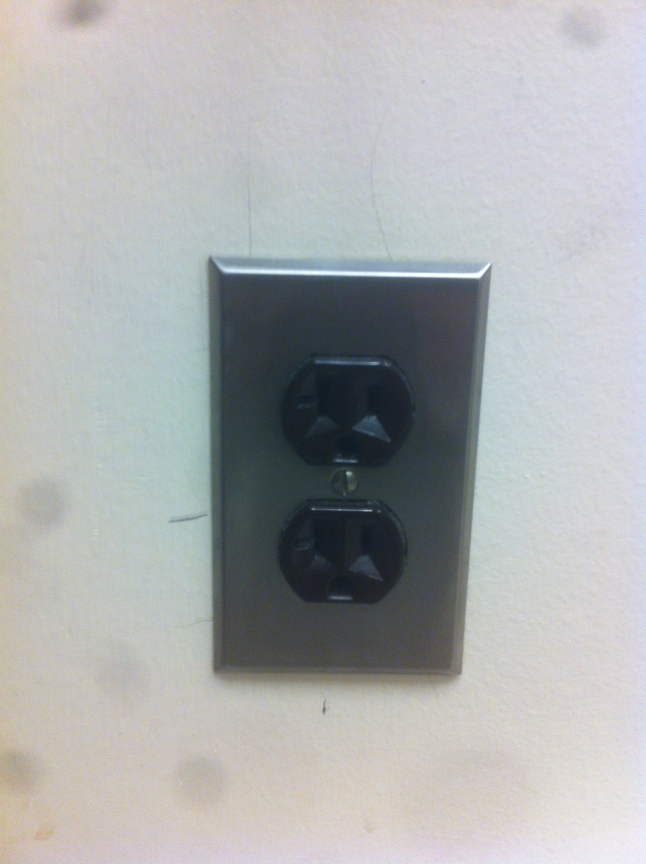
#> input picture PythonOpenCV/SocketTest.jpg, 1936 x 2592 px, given in place of the camera (shown at 1/3 size)
$ python socketDetector.py   (Python 2 division)   (older library calls are emulated)
#> lines starting #> are read from the running program, lines starting #| are printed output that depends on the picture; after the words box and inside, x2 and y2 are one past the last pixel; in counts of white or black regions, pixels touching at a corner belong together
#> further down, frame is the input picture: shape (2592, 1936, 3); mean B, G, R 175.8, 175.2, 173.1
import numpy as np
import numbers
import cv2
import operator
import serial


###############################
"""
all imports

initialise serial


main()
	keep listening
	if listened ==m
		flag = m
		while flag ==m
			look for socket
				videocapture
				if socket == found
					serialSend stop
					break

end main

##############################

def functionname( parameters ):
   "function_docstring"
   function_suite
   return [expression]

#############################
"""
def look_for_socket(frame,show):
#> called with show = True
	frame = cv2.flip(frame,0)
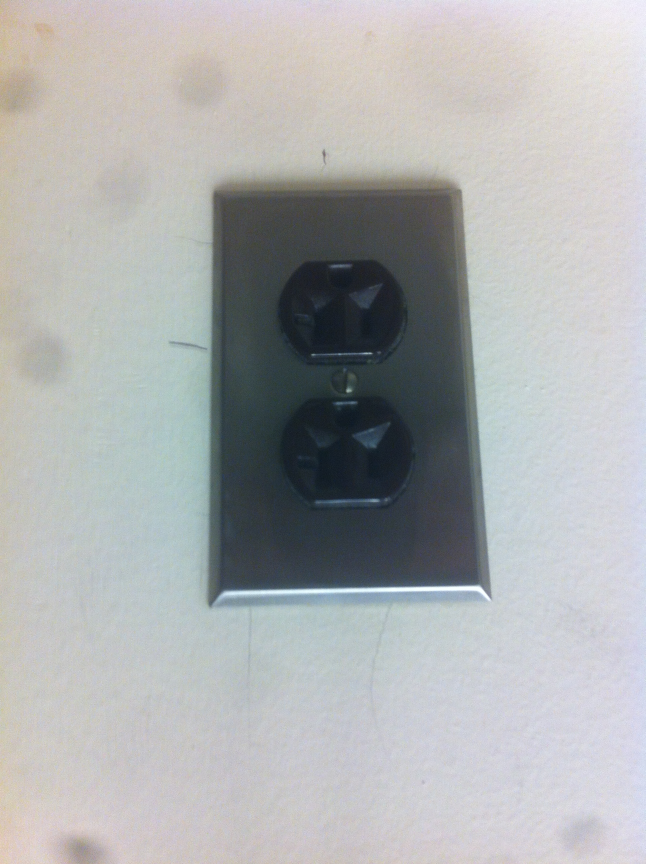
#> frame: shape (2592, 1936, 3) (shown at 1/3 size); mean of channels 0, 1, 2 175.8, 175.2, 173.1; drawn as B, G, R
   	socketDetected = False
   	sampleArray = np.empty((1,1))
	biggest = sampleArray
	max_area =0
	xmin =0
	xmax =0
	ymax =0
	ymin =0

###########PARAMS
	params = cv2.SimpleBlobDetector_Params()

	# Change thresholds
	threshMin =.18
	threshMax =.6


	params.minThreshold = np.round(255*threshMin);
	params.maxThreshold = np.round(255*threshMax);

	# Filter by Area.
	params.filterByArea = True
	params.minArea = 10
	params.maxArea = 7000

	# [16 lines of commented-out code are left out]
	detector = cv2.SimpleBlobDetector_create(params)
###########
	gray = cv2.cvtColor(frame,cv2.COLOR_BGR2GRAY)
	gray = cv2.resize(gray,(0,0), fx=0.5, fy=0.5)
#> gray: shape (1296, 968)

	gray = cv2.GaussianBlur(gray,(3,3),0)
	th2 = cv2.adaptiveThreshold(gray,255,cv2.ADAPTIVE_THRESH_MEAN_C,cv2.THRESH_BINARY,11,10)
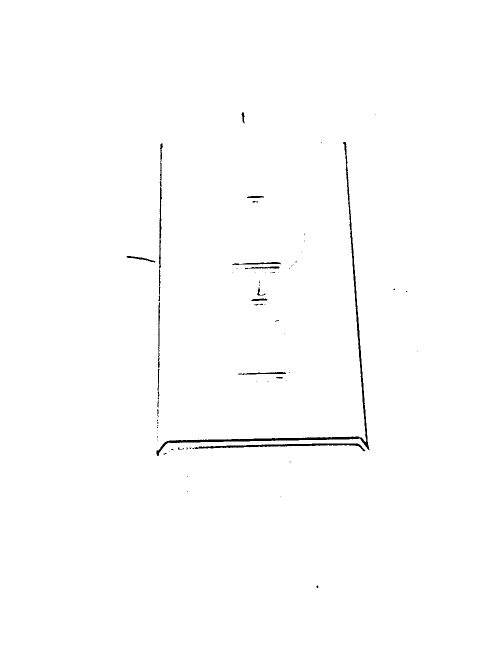
#> th2: shape (1296, 968) (shown at 1/2 size); 99.3% white; 74 black regions (55 under 20 px)
	_,contours,_ = cv2.findContours(th2.copy(),cv2.RETR_TREE,cv2.CHAIN_APPROX_SIMPLE)
#> contours = 80 contours, 57 with area under 20; largest, box (x1, y1, x2, y2) and area: (0, 0, 968, 1296) 1252265, (312, 283, 740, 913) 5228, (388, 886, 732, 904) 1686, (317, 324, 325, 590) 916, (315, 603, 321, 737) 421


	for cnt in contours:
		area = cv2.contourArea(cnt)
		if area>100 and area < 40000:
			peri = cv2.arcLength(cnt,True)
			approx = cv2.approxPolyDP(cnt,0.02*peri,True)
			if area>max_area and len(approx)==4:
				biggest = approx
				biggest_cnt = cnt
				max_area = area
#> this loop made 80 passes
#> (area, peri, biggest, max_area) on passes 62, 78: (259, 153.6, [[559, 534], [550, 538], [489, 537], [504, 533]], 259), (5228.5, 2229.8, [[690, 283], [739, 899], [315, 912], [731, 883]], 5228.5)
#> (area, peri, approx) on passes 16, 35, 36, 44, 65, 68: (1686.5, 733.7, [[731, 901], [388, 895], [715, 886]]), (356.5, 207, [[572, 746], [475, 748]]), (167, 125.9, [[317, 736], [319, 790], [316, 794]]), (421, 285.1, [[318, 603], [317, 736]]), (367.5, 209.8, [[562, 527], [464, 529], [543, 523]]), (253, 129.6, [[252, 513], [284, 514], [311, 523], [301, 524]])
#> after the loop, biggest_cnt = contour of 519 points, box (x1, y1, x2, y2) (312, 283, 740, 913), area 5228; max_area = 5228.5

	gray = cv2.cvtColor(gray,cv2.COLOR_GRAY2RGB)
#> gray: shape (1296, 968, 3)

	if((type(biggest)==type(sampleArray))and(biggest.shape != sampleArray.shape)):
		xmin =0
		xmax =0
		ymax =0
		ymin =0


		cv2.drawContours(gray,biggest,-1,(0,255,0),3)
#> gray: shape (1296, 968, 3); mean B, G, R 174.8, 174.8, 174.8

		max_area = 0
		font = cv2.FONT_HERSHEY_SIMPLEX
		myCentroidx = biggest.item((0,0,0))+biggest.item((1,0,0))+biggest.item((2,0,0))+biggest.item((3,0,0))
#> myCentroidx = 2475
		myCentroidy = biggest.item((0,0,1))+biggest.item((1,0,1))+biggest.item((2,0,1))+biggest.item((3,0,1))
#> myCentroidy = 2977

		x1 = biggest.item((0,0,0))
#> x1 = 690
		x2 = biggest.item((1,0,0))
#> x2 = 739
		x3 = biggest.item((2,0,0))
#> x3 = 315
		x4 = biggest.item((3,0,0))
#> x4 = 731
		xmax = max(x1,x2,x3,x4)
#> xmax = 739
		xmin = min(x1,x2,x3,x4)
#> xmin = 315

		y1 = biggest.item((0,0,1))
#> y1 = 283
		y2 = biggest.item((1,0,1))
#> y2 = 899
		y3 = biggest.item((2,0,1))
#> y3 = 912
		y4 = biggest.item((3,0,1))
#> y4 = 883

		ymax = max(y1,y2,y3,y4)
#> ymax = 912
		ymin = min(y1,y2,y3,y4)
#> ymin = 283


	keypoints = detector.detect(gray)
#> keypoints = 1 keypoints; (x, y, size): (486, 231, 5.3)

	confirmedBlobs =0

	for keyp in keypoints:

		keyX = keyp.pt[0]
		keyY = keyp.pt[1]

		if( keyX<=xmax and keyX>= xmin and keyY<=ymax and keyY>=ymin ):
			confirmedBlobs = confirmedBlobs+1
#> this loop made 1 pass
#> (keyp, keyX, keyY) on pass 1: (keypoint at (485.8, 230.7), size 5.3, 485.8, 230.7)
#> after the loop, confirmedBlobs = 0


	im_with_keypoints = cv2.drawKeypoints(gray, keypoints, np.array([]), (0,0,255), cv2.DRAW_MATCHES_FLAGS_DRAW_RICH_KEYPOINTS)


	if(confirmedBlobs==6):
		socketDetected = True
		cv2.putText(im_with_keypoints,'S',(myCentroidx/4,myCentroidy/4),font,1,(255,0,0),2,cv2.LINE_AA)

	if(show):
		cv2.imshow("image with keypoints",im_with_keypoints)

	return socketDetected;


if __name__ == '__main__':
	#ser = serial.Serial('/dev/ttyACM1', 19200, timeout = 1)
	cap = cv2.VideoCapture(0)
	mouseMode = True
	socketFound = False

	# [4 lines of commented-out code are left out]

	while(mouseMode and (socketFound==False)):
		ret, frame = cap.read()

		socketFound = look_for_socket(frame,True)
#> socketFound = False
		if cv2.waitKey(1) & 0xFF == ord('q'):
#> (key q is pressed here)
            		break
	#serial.write("D")
	print("Socket Found!! press 0 to close")
	cv2.waitKey(0)
	cap.release()
	print('capture released')
	cv2.destroyAllWindows()
	print('everything closed peacefully')

$ run again, on PythonOpenCV/imageWithLines.jpg
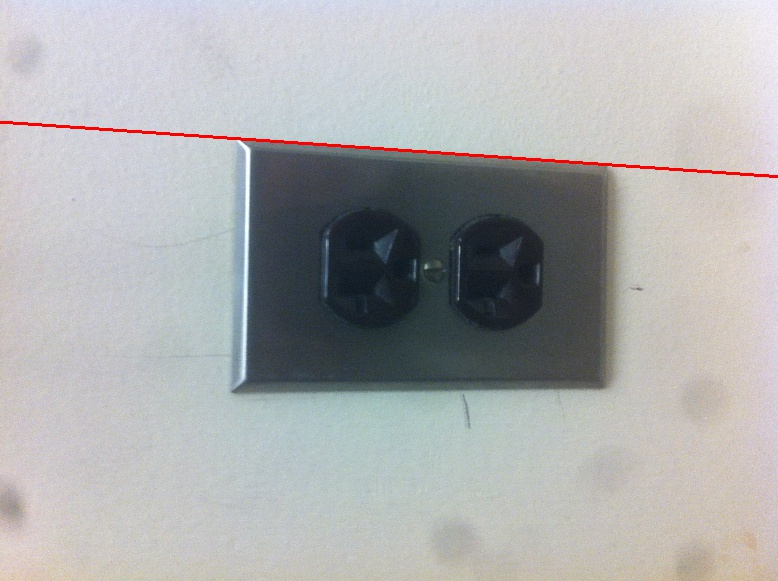
#> input picture PythonOpenCV/imageWithLines.jpg, 778 x 581 px, given in place of the camera
#> frame is the input picture: shape (581, 778, 3); mean B, G, R 174.7, 174.1, 173.4
#> in look_for_socket, `th2 = cv2.adaptiveThreshold(gray,255,cv2.ADAPTIVE_THRESH_MEAN_C,cv2.TH..`:
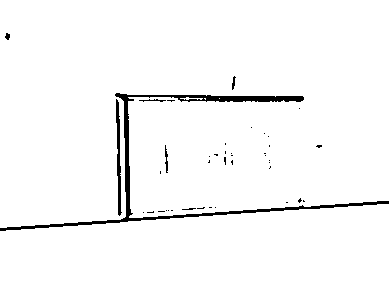
#> th2: shape (290, 389); 97.2% white; 41 black regions (35 under 20 px)
#> contours = 46 contours, 37 with area under 20; largest, box (x1, y1, x2, y2) and area: (0, 0, 389, 228) 80962, (0, 204, 389, 290) 27914, (115, 98, 123, 217) 471, (164, 144, 169, 174) 80, (138, 98, 167, 103) 62
#> the loop in look_for_socket, `for cnt in contours:` made 46 passes
#> (area, peri, biggest, max_area) on pass 1: (27913.5, 930.2, [[388, 204], [0, 231], [0, 289], [388, 289]], 27913.5)
#> after the loop in look_for_socket, `for cnt in contours:`: biggest_cnt = contour of 58 points, box (x1, y1, x2, y2) (0, 204, 389, 290), area 27914; max_area = 27913.5
#> in look_for_socket, `cv2.drawContours(gray,biggest,-1,(0,255,0),3)`:
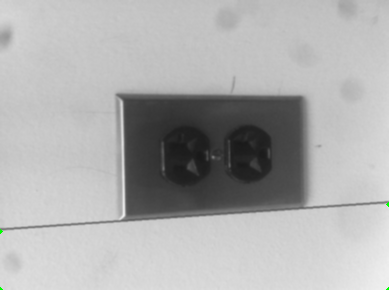
#> gray: shape (290, 389, 3); mean B, G, R 174, 174.1, 174
#> myCentroidx = 776
#> myCentroidy = 1013
#> x1 = 388
#> x2 = 0
#> x4 = 388
#> xmin = 0
#> y1 = 204
#> y2 = 231
#> y3 = 289
#> ymin = 204
#> keypoints = ()
#> after the loop in look_for_socket, `for keyp in keypoints:`: confirmedBlobs = 0
#> socketFound = False
